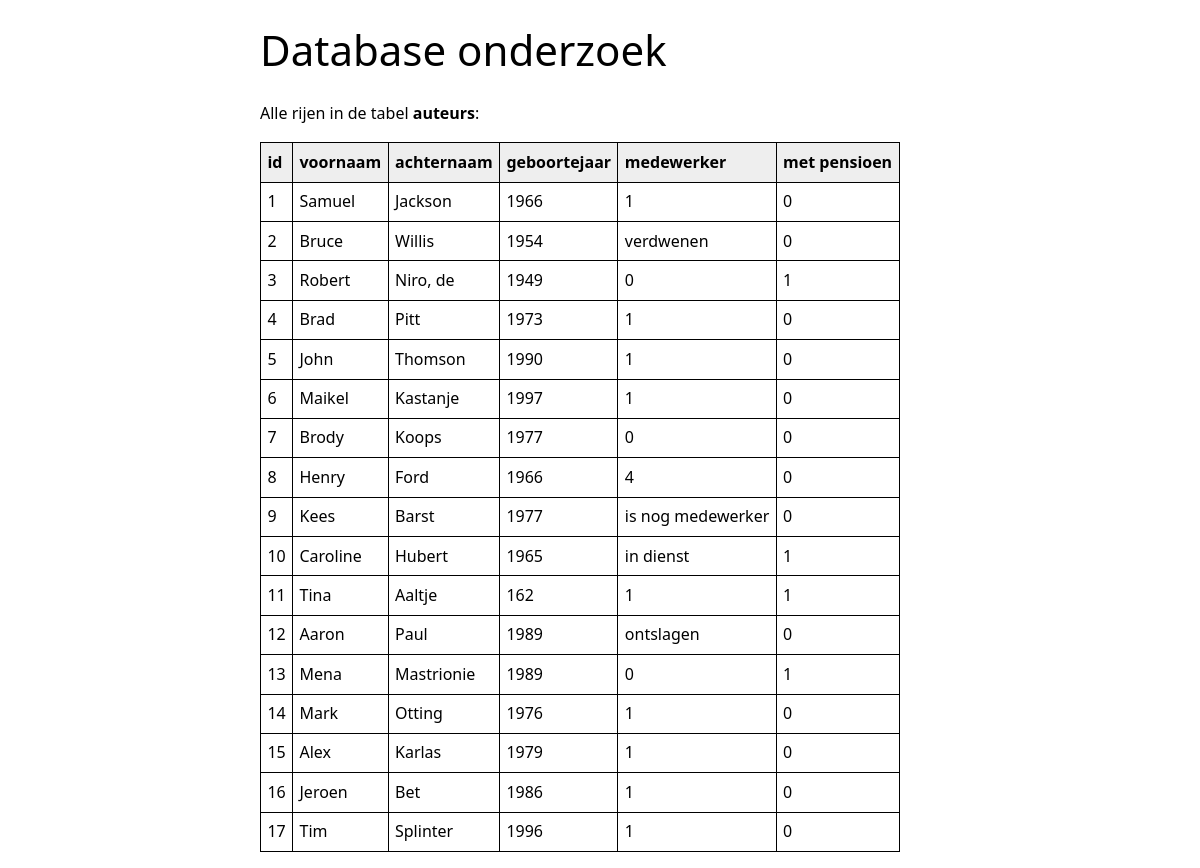
/table_details/auteurs, run on the app's committed database.
### tables this page shows
CREATE TABLE `auteurs` (
  `id` integer NOT NULL
,  `voornaam` varchar(80) NOT NULL
,  `achternaam` varchar(80) NOT NULL
,  `geboortejaar` integer DEFAULT NULL
,  `medewerker` varchar(250) NOT NULL
,  `met pensioen` integer NOT NULL
);

### app.py (the view)
@app.route("/table_details/<table_name>")
def table_content(table_name=None):
    if not table_name:
        return "Missing table name", 400  # HTTP 400 = Bad Request
    else:
        rows, column_names = dbm.get_table_content(table_name)
        return render_template(
            "table_details.html", rows=rows, columns=column_names, table_name=table_name
        )

### lib/tablemodel.py (called while the page is built)
    def get_table_content(self, table_name):
        cursor = sqlite3.connect(self.database_file).cursor()
        cursor.execute(f"SELECT * FROM {table_name}")
        table_headers = [column_name[0] for column_name in cursor.description]
        table_content = cursor.fetchall()
        return table_content, table_headers

### templates/table_details.html (shortened to what this page needs)
<!DOCTYPE html>
<html lang="en">
<head>
    <link rel="stylesheet" href="/static/basic.css" type="text/css">
</head>
<body>
<main>
    <h1>Database onderzoek</h1>
    <p>Alle rijen in de tabel <b>{{ table_name }}</b>:</p>
    <table>
        <thead>
        <tr>
            {% for column in columns %}
            <th>{{ column }}</th>
            {% endfor %}
        </tr>
        </thead>
        <tbody>
        {% for row in rows %}
        <tr>
            {% for field in row %}
            <td>{{ field }}</td>
            {% endfor %}
        </tr>
        {% endfor %}
        </tbody>
    </table>
</main>
</body>
</html>

### static/basic.css (style rules this page uses)
* { box-sizing: border-box }
:root { --sans: 1em/1.6 system-ui, -apple-system, BlinkMacSystemFont, Segoe UI, Roboto, Oxygen, Ubuntu, Cantarell, Droid Sans, Helvetica Neue, Fira Sans, sans-serif; --mono: SFMono-Regular, Consolas, 'Liberation Mono', Menlo, Courier, 'Courier New', monospace; --c1:#0074d9; --c2:#eee; --c3:#fff; --c4:#000; --c5:#fff; --m1: 8px; --rc: 8px; }
html { -ms-text-size-adjust: 100%; -webkit-text-size-adjust: 100%; }
body { margin: 0; font: var(--sans); font-weight: 400; font-style: normal; text-rendering: optimizeLegibility; -webkit-font-smoothing: antialiased; background-color: var(--c3); color: var(--c4); }
h1,h2,h3,h4,h5,h6 { margin: 0.6em 0; font-weight: normal }
h1 { font-size: 2.625em; line-height: 1.2 }
table { border-collapse: collapse; border-spacing: 0; margin:1em 0 }
th, td { text-align: left; vertical-align: top; border: 1px solid; padding: 0.4em }
thead,tfoot { background: var(--c2) }
main,footer { margin: 0 auto; width: 60%; text-align: left; padding: 0 20px; }

### data on the page
auteurs: row "1" "1" "0", voornaam "Samuel", achternaam "Jackson", geboortejaar "1966"
auteurs: row "2" "0", voornaam "Bruce", achternaam "Willis", geboortejaar "1954", medewerker "verdwenen"
auteurs: row "3" "0" "1", voornaam "Robert", achternaam "Niro, de", geboortejaar "1949"
auteurs: row "4" "1" "0", voornaam "Brad", achternaam "Pitt", geboortejaar "1973"
auteurs: row "5" "1" "0", voornaam "John", achternaam "Thomson", geboortejaar "1990"
auteurs: row "6" "1" "0", voornaam "Maikel", achternaam "Kastanje", geboortejaar "1997"
auteurs: row "7" "0" "0", voornaam "Brody", achternaam "Koops", geboortejaar "1977"
auteurs: row "8" "4" "0", voornaam "Henry", achternaam "Ford", geboortejaar "1966"
auteurs: row "9" "0", voornaam "Kees", achternaam "Barst", geboortejaar "1977", medewerker "is nog medewerker"
auteurs: row "10" "1", voornaam "Caroline", achternaam "Hubert", geboortejaar "1965", medewerker "in dienst"
auteurs: row "11" "162" "1" "1", voornaam "Tina", achternaam "Aaltje"
auteurs: row "12" "0", voornaam "Aaron", achternaam "Paul", geboortejaar "1989", medewerker "ontslagen"
auteurs: row "13" "0" "1", voornaam "Mena", achternaam "Mastrionie", geboortejaar "1989"
auteurs: row "14" "1" "0", voornaam "Mark", achternaam "Otting", geboortejaar "1976"
auteurs: row "15" "1" "0", voornaam "Alex", achternaam "Karlas", geboortejaar "1979"
auteurs: row "16" "1" "0", voornaam "Jeroen", achternaam "Bet", geboortejaar "1986"
auteurs: row "17" "1" "0", voornaam "Tim", achternaam "Splinter", geboortejaar "1996"

### other printed values
{{ table_name }} "auteurs"
{{ column }} "id" "voornaam" "achternaam" "geboortejaar" "medewerker" "met pensioen"
